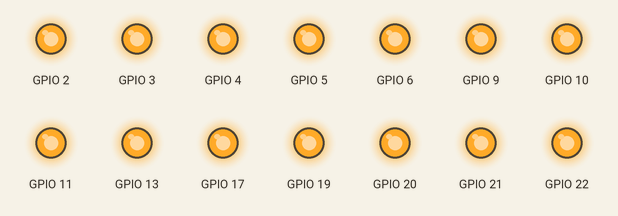
Recording of a program running on a simulated Raspberry Pi (BCM pin numbers). On the bench: output pins drawn as LEDs (lit = HIGH). At 0.0 s the program stops and its outputs stay as they are.

Above: at 0.1 s.
Timing chart, 0 to 1.5 s (numbered marks = the images above):
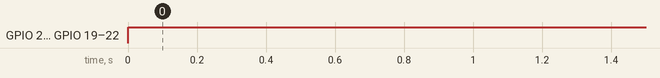

The program:

alloff.py
```python
#!/usr/bin/env python
# IMPORT NECESSARY LIBRARIES
import RPi.GPIO as GPIO
import time

# INITIALIZE THE GPIO
GPIO.setmode(GPIO.BCM)
GPIO.setwarnings(False)
GPIO.setup(2,GPIO.OUT)
GPIO.setup(3,GPIO.OUT)
GPIO.setup(4,GPIO.OUT)
GPIO.setup(17,GPIO.OUT)
GPIO.setup(27,GPIO.OUT)
GPIO.setup(22,GPIO.OUT)
GPIO.setup(10,GPIO.OUT)
GPIO.setup(9,GPIO.OUT)
GPIO.setup(11,GPIO.OUT)
GPIO.setup(5,GPIO.OUT)
GPIO.setup(6,GPIO.OUT)
GPIO.setup(13,GPIO.OUT)
GPIO.setup(19,GPIO.OUT)
GPIO.setup(26,GPIO.OUT)
GPIO.setup(21,GPIO.OUT)
GPIO.setup(20,GPIO.OUT)

# TURN ON RELAY 1
GPIO.output(2,1)
GPIO.output(3,1)
GPIO.output(4,1)
GPIO.output(17,1)
GPIO.output(27,1)
GPIO.output(22,1)
GPIO.output(10,1)
GPIO.output(9,1)
GPIO.output(11,1)
GPIO.output(5,1)
GPIO.output(6,1)
GPIO.output(13,1)
GPIO.output(19,1)
GPIO.output(26,1)
GPIO.output(21,1)
GPIO.output(20,1)

# CLEAN UP GPIO
# GPIO.cleanup()
```

Measured:
- by itself, GPIO 2–6, GPIO 9–11, GPIO 13, GPIO 17, GPIO 19–22: LOW → HIGH at 0.00 s
